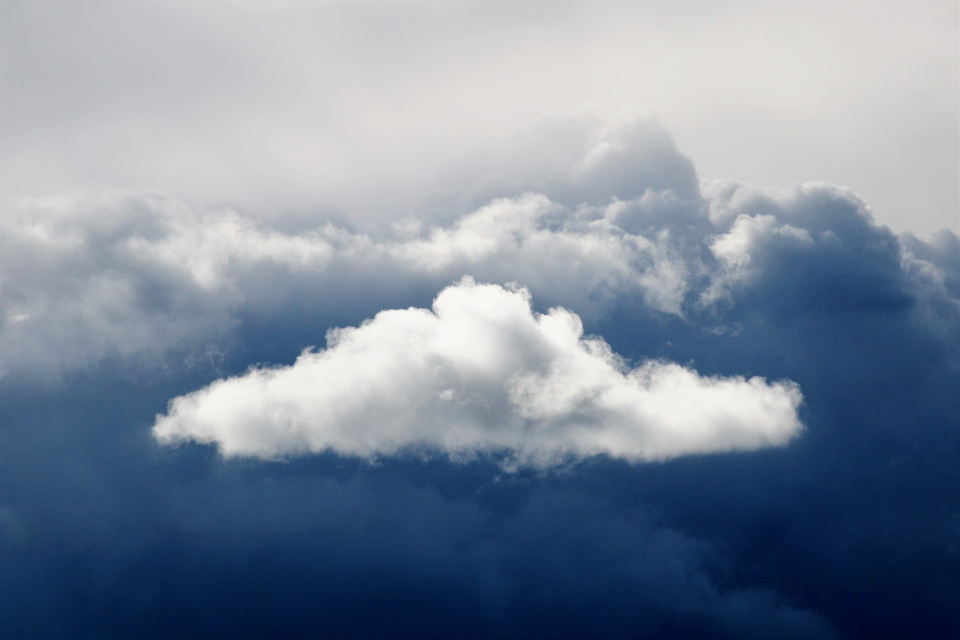
#> input picture 05장 이미지 프로세싱/예제 05.32 Python OpenCV의 원근 변환/clouds.jpg, 1920 x 1279 px (shown at 1/2 size)
$ python main.py
#> lines starting #> are read from the running program, lines starting #| are printed output that depends on the picture
import cv2
import numpy as np

src = cv2.imread("clouds.jpg")
#> src is the input picture: shape (1279, 1920, 3); mean B, G, R 155.1, 138.4, 125.7
height, width, _ = src.shape
#> height = 1279; width = 1920

src_pts = np.array(
    [
        [0, 0],
        [0, height],
        [width, height],
        [width, 0]
    ],
    dtype=np.float32
)
dst_pts = np.array(
    [
        [300, 300],
        [0, height - 200],
        [width - 100, height - 100],
        [900, 200]
    ],
    dtype=np.float32,
)

M = cv2.getPerspectiveTransform(src_pts, dst_pts)
dst = cv2.warpPerspective(src, M, (width, height), borderValue=(255, 255, 255, 0))
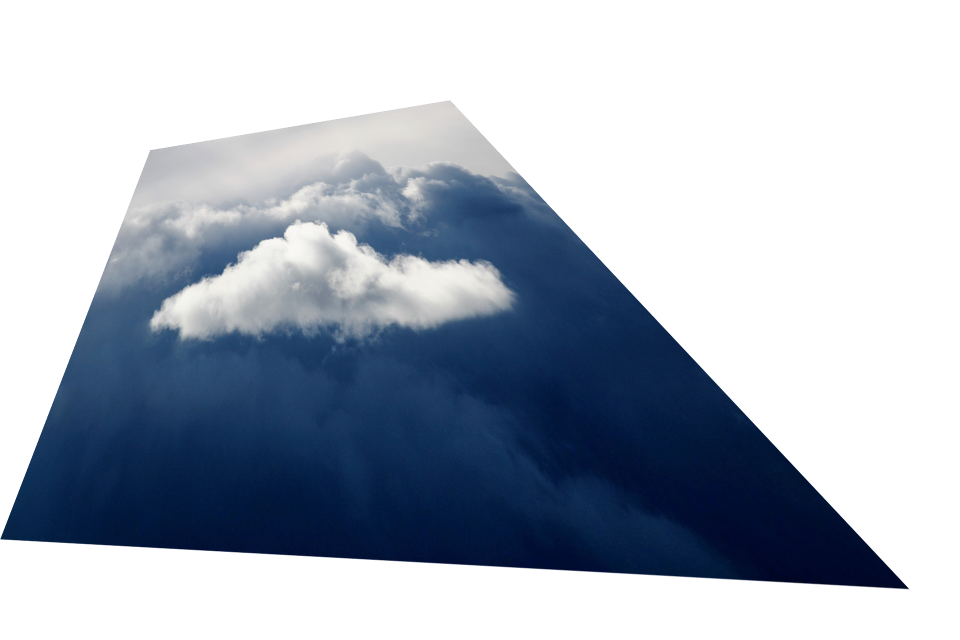
#> dst: shape (1279, 1920, 3) (shown at 1/2 size); mean B, G, R 191.1, 178.8, 170.2

cv2.imshow("dst", dst)
cv2.waitKey(0)
cv2.destroyAllWindows()
